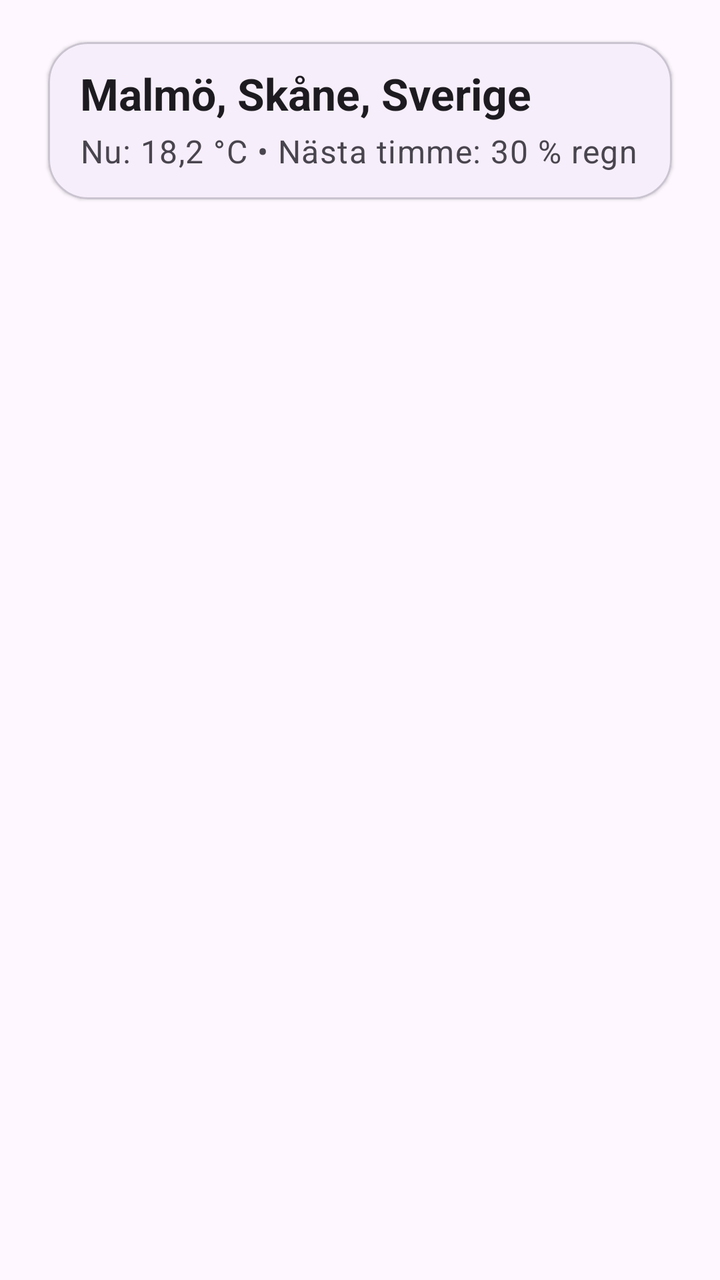
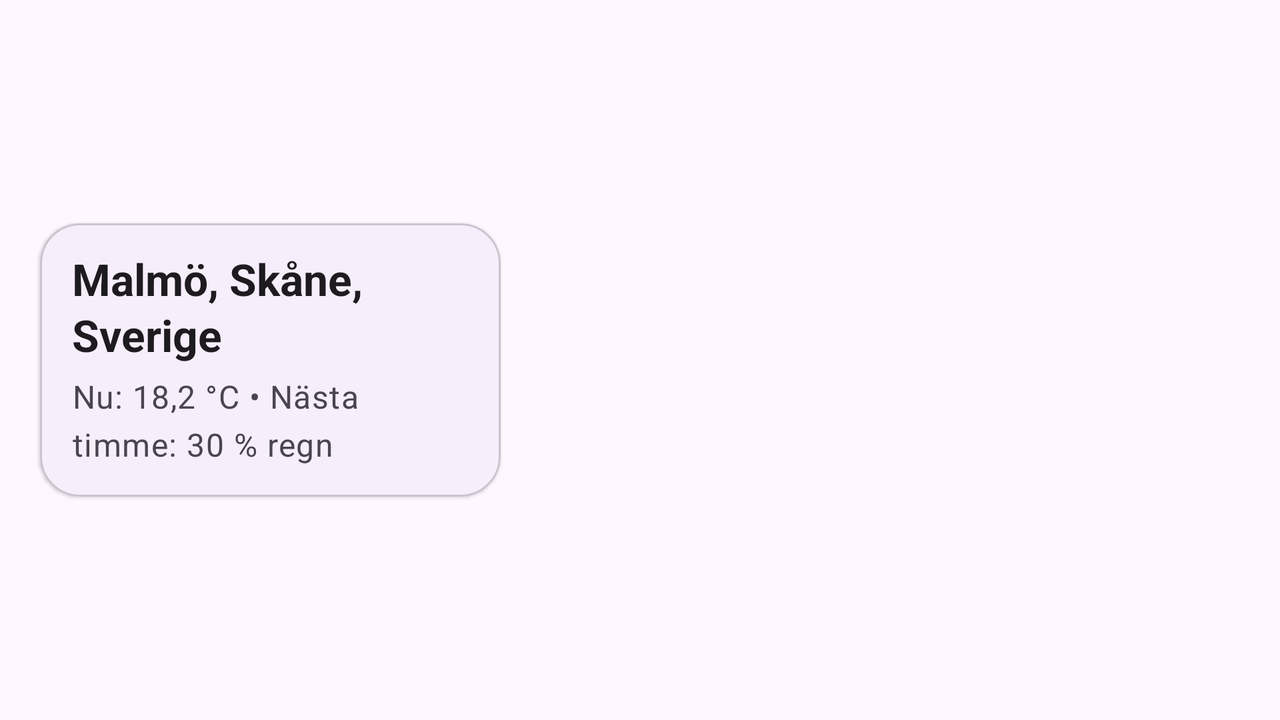

Compare how this app lays out the same screen by default and in its alternative resource folder. The renders come first, then the two layout files and the values they reference.
<!-- AndroidManifest.xml: application theme Theme.App -->
<!-- res/layout/fragment_details.xml -->
<?xml version="1.0" encoding="utf-8"?>
<androidx.constraintlayout.widget.ConstraintLayout
    xmlns:android="http://schemas.android.com/apk/res/android"
    xmlns:app="http://schemas.android.com/apk/res-auto"
    xmlns:tools="http://schemas.android.com/tools"
    android:id="@+id/details_root"
    android:layout_width="match_parent"
    android:layout_height="match_parent"
    android:paddingHorizontal="16dp"
    android:paddingTop="12dp"
    android:paddingBottom="12dp">

    
    <com.google.android.material.card.MaterialCardView
        android:id="@+id/cardHeader"
        style="?attr/materialCardViewElevatedStyle"
        android:layout_width="0dp"
        android:layout_height="wrap_content"
        android:contentDescription="@null"
        app:cardUseCompatPadding="true"
        app:cardCornerRadius="20dp"
        app:strokeColor="?attr/colorOutlineVariant"
        app:strokeWidth="1dp"
        app:cardBackgroundColor="?attr/colorSurface"
        app:layout_constraintTop_toTopOf="parent"
        app:layout_constraintStart_toStartOf="parent"
        app:layout_constraintEnd_toEndOf="parent">

        <LinearLayout
            android:layout_width="match_parent"
            android:layout_height="wrap_content"
            android:orientation="vertical"
            android:paddingStart="16dp"
            android:paddingEnd="16dp"
            android:paddingTop="14dp"
            android:paddingBottom="14dp">

            <TextView
                android:id="@+id/txtCity"
                android:layout_width="match_parent"
                android:layout_height="wrap_content"
                android:textAppearance="?attr/textAppearanceTitleLarge"
                android:textStyle="bold"
                android:includeFontPadding="false"
                android:maxLines="1"
                android:ellipsize="end"
                tools:text="Malmö, Skåne, Sverige" />

            <TextView
                android:id="@+id/txtCurrent"
                android:layout_width="match_parent"
                android:layout_height="wrap_content"
                android:layout_marginTop="6dp"
                android:textAppearance="?attr/textAppearanceBodyLarge"
                android:textColor="?attr/colorOnSurfaceVariant"
                android:includeFontPadding="false"
                tools:text="Nu: 18,2 °C • Nästa timme: 30 % regn" />
        </LinearLayout>
    </com.google.android.material.card.MaterialCardView>

    
    <androidx.recyclerview.widget.RecyclerView
        android:id="@+id/listHourly"
        android:layout_width="0dp"
        android:layout_height="0dp"
        android:clipToPadding="false"
        android:paddingTop="10dp"
        android:paddingBottom="10dp"
        android:overScrollMode="always"
        app:layoutManager="androidx.recyclerview.widget.LinearLayoutManager"
        app:layout_constraintTop_toBottomOf="@id/cardHeader"
        app:layout_constraintBottom_toBottomOf="parent"
        app:layout_constraintStart_toStartOf="parent"
        app:layout_constraintEnd_toEndOf="parent"
        tools:listitem="@layout/item_day_summary" />

    
    <TextView
        android:id="@+id/emptyView"
        android:layout_width="wrap_content"
        android:layout_height="wrap_content"
        android:textAppearance="?attr/textAppearanceBodyLarge"
        android:textAlignment="center"
        android:alpha="0.9"
        android:includeFontPadding="false"
        android:visibility="gone"
        android:text="@string/no_results"
        app:layout_constraintTop_toTopOf="@id/listHourly"
        app:layout_constraintBottom_toBottomOf="@id/listHourly"
        app:layout_constraintStart_toStartOf="@id/listHourly"
        app:layout_constraintEnd_toEndOf="@id/listHourly" />

    
    <com.google.android.material.progressindicator.CircularProgressIndicator
        android:id="@+id/progress"
        style="@style/Widget.Material3.CircularProgressIndicator"
        android:layout_width="40dp"
        android:layout_height="40dp"
        android:visibility="gone"
        app:layout_constraintTop_toTopOf="@id/listHourly"
        app:layout_constraintBottom_toBottomOf="@id/listHourly"
        app:layout_constraintStart_toStartOf="@id/listHourly"
        app:layout_constraintEnd_toEndOf="@id/listHourly" />

</androidx.constraintlayout.widget.ConstraintLayout>
<!-- res/layout/item_day_summary.xml (included above) -->
<?xml version="1.0" encoding="utf-8"?>
<com.google.android.material.card.MaterialCardView
    xmlns:android="http://schemas.android.com/apk/res/android"
    xmlns:app="http://schemas.android.com/apk/res-auto"
    xmlns:tools="http://schemas.android.com/tools"
    android:layout_width="match_parent"
    android:layout_height="wrap_content"
    android:layout_marginVertical="10dp"
    android:clickable="false"
    android:focusable="false"
    app:cardUseCompatPadding="true"
    app:cardCornerRadius="20dp"
    app:strokeColor="?attr/colorOutlineVariant"
    app:strokeWidth="1dp"
    app:cardBackgroundColor="?attr/colorSurface"
    app:cardElevation="1dp">

    <androidx.constraintlayout.widget.ConstraintLayout
        android:layout_width="match_parent"
        android:layout_height="wrap_content"
        android:minHeight="96dp"
        android:paddingStart="16dp"
        android:paddingEnd="16dp"
        android:paddingTop="14dp"
        android:paddingBottom="14dp">

        
        <TextView
            android:id="@+id/txtIcon"
            android:layout_width="48dp"
            android:layout_height="48dp"
            android:gravity="center"
            android:textSize="26sp"
            android:includeFontPadding="false"
            android:importantForAccessibility="no"
            app:layout_constraintStart_toStartOf="parent"
            app:layout_constraintTop_toTopOf="parent"
            app:layout_constraintBottom_toBottomOf="parent"
            tools:text="🌦️" />

        
        <LinearLayout
            android:id="@+id/colMiddle"
            android:layout_width="0dp"
            android:layout_height="wrap_content"
            android:orientation="vertical"
            android:paddingEnd="12dp"
            app:layout_constraintStart_toEndOf="@id/txtIcon"
            app:layout_constraintTop_toTopOf="parent"
            app:layout_constraintBottom_toBottomOf="parent"
            app:layout_constraintEnd_toStartOf="@id/colRight">

            <TextView
                android:id="@+id/txtDay"
                android:layout_width="match_parent"
                android:layout_height="wrap_content"
                android:textAppearance="?attr/textAppearanceTitleMedium"
                android:textStyle="bold"
                android:includeFontPadding="false"
                android:maxLines="1"
                android:ellipsize="end"
                tools:text="Idag" />

            <TextView
                android:id="@+id/txtCond"
                android:layout_width="match_parent"
                android:layout_height="wrap_content"
                android:textAppearance="?attr/textAppearanceBodyMedium"
                android:textColor="?attr/colorOnSurfaceVariant"
                android:includeFontPadding="false"
                android:maxLines="1"
                android:ellipsize="end"
                tools:text="Lätt regn" />
        </LinearLayout>

        
        <LinearLayout
            android:id="@+id/colRight"
            android:layout_width="wrap_content"
            android:layout_height="wrap_content"
            android:orientation="vertical"
            android:gravity="end"
            app:layout_constraintEnd_toEndOf="parent"
            app:layout_constraintTop_toTopOf="parent"
            app:layout_constraintBottom_toBottomOf="parent">

            
            <LinearLayout
                android:layout_width="wrap_content"
                android:layout_height="wrap_content"
                android:orientation="horizontal"
                android:gravity="end">

                <TextView
                    android:id="@+id/txtTempHi"
                    android:layout_width="wrap_content"
                    android:layout_height="wrap_content"
                    android:textAppearance="?attr/textAppearanceBodyLarge"
                    android:textStyle="bold"
                    android:includeFontPadding="false"
                    android:fontFeatureSettings="tnum"
                    android:layout_marginEnd="12dp"
                    tools:text="↑19°" />

                <TextView
                    android:id="@+id/txtTempLo"
                    android:layout_width="wrap_content"
                    android:layout_height="wrap_content"
                    android:textAppearance="?attr/textAppearanceBodyLarge"
                    android:textColor="?attr/colorOnSurfaceVariant"
                    android:includeFontPadding="false"
                    android:fontFeatureSettings="tnum"
                    tools:text="↓15°" />
            </LinearLayout>

            
            <com.google.android.material.chip.Chip
                android:id="@+id/chipRain"
                style="@style/Widget.Material3.Chip.Filter"
                android:layout_width="wrap_content"
                android:layout_height="wrap_content"
                android:layout_marginTop="10dp"
                android:checkable="true"
                android:clickable="false"
                android:focusable="false"
                android:textAppearance="?attr/textAppearanceLabelLarge"
                android:includeFontPadding="false"
                app:chipIcon="@drawable/ic_rain_drop"
                app:chipIconVisible="true"
                app:checkedIconVisible="false"
                app:chipStrokeWidth="1dp"
                app:chipStrokeColor="@color/rain_chip_stroke"
                app:chipBackgroundColor="@color/rain_chip_bg"
                app:chipIconTint="@color/rain_icon_blue"
                app:rippleColor="@color/rain_chip_ripple"
                tools:text="Regnchans • 64 %" />
        </LinearLayout>

    </androidx.constraintlayout.widget.ConstraintLayout>
</com.google.android.material.card.MaterialCardView>
<!-- resources referenced by this layout -->
<resources>
  <color name="rain_chip_bg">#E9F4FF</color>
  <color name="rain_chip_ripple">#1F3AA8F7</color>
  <color name="rain_chip_stroke">#C6E2FF</color>
  <color name="rain_icon_blue">#3AA8F7</color>
  <!-- drawable ic_rain_drop (drawable) -->
  <vector xmlns:android="http://schemas.android.com/apk/res/android"
      android:width="20dp"
      android:height="20dp"
      android:viewportWidth="24"
      android:viewportHeight="24"
      android:tint="@color/rain_icon_blue">
  
      
      <path
          android:fillColor="@android:color/white"
          android:pathData="M12,2 C12,2 6,9.2 6,13.6 C6,17.3 8.9,20.2 12.6,20.2 C16.3,20.2 19.2,17.3 19.2,13.6 C19.2,9.2 14.0,2.8 12,2 Z"/>
  
      
      <path
          android:fillAlpha="0.25"
          android:fillColor="@android:color/white"
          android:pathData="M10.2,7.2 C9.1,8.6 8.1,10.1 7.5,11.5 C7.1,12.5 7.0,13.5 7.0,14.1 C7.0,14.7 7.1,15.2 7.3,15.7 C7.5,16.1 7.8,16.5 8.2,16.8 C8.4,17.0 8.7,17.1 9.0,17.2 C8.5,16.5 8.2,15.6 8.2,14.6 C8.2,12.9 8.9,10.9 10.2,9.0 C10.6,8.4 10.9,7.8 11.2,7.3 C10.8,7.2 10.5,7.2 10.2,7.2 Z"/>
  </vector>
  <string name="no_results">Inga träffar ännu. Skriv minst 2 tecken…</string>
  <!-- from res/values-v31/ -->
  <style name="Theme.App" parent="Theme.Material3.DayNight.NoActionBar">
          
          <item name="android:statusBarColor">@android:color/transparent</item>
          <item name="android:navigationBarColor">@android:color/transparent</item>
  
          
          <item name="android:windowSplashScreenBackground">@android:color/black</item>
          <item name="android:windowSplashScreenAnimatedIcon">@mipmap/ic_launcher</item>
          <item name="android:windowSplashScreenIconBackgroundColor">@android:color/transparent</item>
      </style>
</resources>
<!-- res/layout-land/fragment_details.xml (the repository's variant of the layout above) -->
<!-- drawn on the phone turned sideways -->
<?xml version="1.0" encoding="utf-8"?>
<androidx.constraintlayout.widget.ConstraintLayout
    xmlns:android="http://schemas.android.com/apk/res/android"
    xmlns:app="http://schemas.android.com/apk/res-auto"
    xmlns:tools="http://schemas.android.com/tools"
    android:id="@+id/details_root"
    android:layout_width="match_parent"
    android:layout_height="match_parent"
    android:padding="12dp">

    
    <androidx.constraintlayout.widget.Guideline
        android:id="@+id/guideline40"
        android:layout_width="wrap_content"
        android:layout_height="wrap_content"
        android:orientation="vertical"
        app:layout_constraintGuide_percent="0.4" />

    
    <com.google.android.material.card.MaterialCardView
        android:id="@+id/cardHeader"
        style="?attr/materialCardViewElevatedStyle"
        android:layout_width="0dp"
        android:layout_height="wrap_content"
        android:contentDescription="@null"
        app:cardUseCompatPadding="true"
        app:cardCornerRadius="20dp"
        app:strokeColor="?attr/colorOutlineVariant"
        app:strokeWidth="1dp"
        app:cardBackgroundColor="?attr/colorSurface"
        app:layout_constraintTop_toTopOf="parent"
        app:layout_constraintBottom_toBottomOf="parent"
        app:layout_constraintStart_toStartOf="parent"
        app:layout_constraintEnd_toStartOf="@id/guideline40">

        <LinearLayout
            android:layout_width="match_parent"
            android:layout_height="wrap_content"
            android:orientation="vertical"
            android:paddingStart="16dp"
            android:paddingEnd="16dp"
            android:paddingTop="16dp"
            android:paddingBottom="16dp">

            <TextView
                android:id="@+id/txtCity"
                android:layout_width="match_parent"
                android:layout_height="wrap_content"
                android:textAppearance="?attr/textAppearanceTitleLarge"
                android:textStyle="bold"
                android:includeFontPadding="false"
                android:maxLines="2"
                android:ellipsize="end"
                tools:text="Malmö, Skåne, Sverige" />

            <TextView
                android:id="@+id/txtCurrent"
                android:layout_width="match_parent"
                android:layout_height="wrap_content"
                android:layout_marginTop="8dp"
                android:textAppearance="?attr/textAppearanceBodyLarge"
                android:textColor="?attr/colorOnSurfaceVariant"
                android:includeFontPadding="false"
                tools:text="Nu: 18,2 °C • Nästa timme: 30 % regn" />
        </LinearLayout>
    </com.google.android.material.card.MaterialCardView>

    
    <androidx.recyclerview.widget.RecyclerView
        android:id="@+id/listHourly"
        android:layout_width="0dp"
        android:layout_height="0dp"
        android:clipToPadding="false"
        android:padding="10dp"
        android:overScrollMode="always"
        app:layoutManager="androidx.recyclerview.widget.LinearLayoutManager"
        app:layout_constraintTop_toTopOf="parent"
        app:layout_constraintBottom_toBottomOf="parent"
        app:layout_constraintStart_toStartOf="@id/guideline40"
        app:layout_constraintEnd_toEndOf="parent"
        tools:listitem="@layout/item_day_summary" />

    
    <TextView
        android:id="@+id/emptyView"
        android:layout_width="wrap_content"
        android:layout_height="wrap_content"
        android:textAppearance="?attr/textAppearanceBodyLarge"
        android:textAlignment="center"
        android:alpha="0.9"
        android:includeFontPadding="false"
        android:visibility="gone"
        android:text="@string/no_results"
        app:layout_constraintTop_toTopOf="@id/listHourly"
        app:layout_constraintBottom_toBottomOf="@id/listHourly"
        app:layout_constraintStart_toStartOf="@id/listHourly"
        app:layout_constraintEnd_toEndOf="@id/listHourly" />

    
    <com.google.android.material.progressindicator.CircularProgressIndicator
        android:id="@+id/progress"
        style="@style/Widget.Material3.CircularProgressIndicator"
        android:layout_width="40dp"
        android:layout_height="40dp"
        android:visibility="gone"
        app:layout_constraintTop_toTopOf="@id/listHourly"
        app:layout_constraintBottom_toBottomOf="@id/listHourly"
        app:layout_constraintStart_toStartOf="@id/listHourly"
        app:layout_constraintEnd_toEndOf="@id/listHourly" />

</androidx.constraintlayout.widget.ConstraintLayout>
